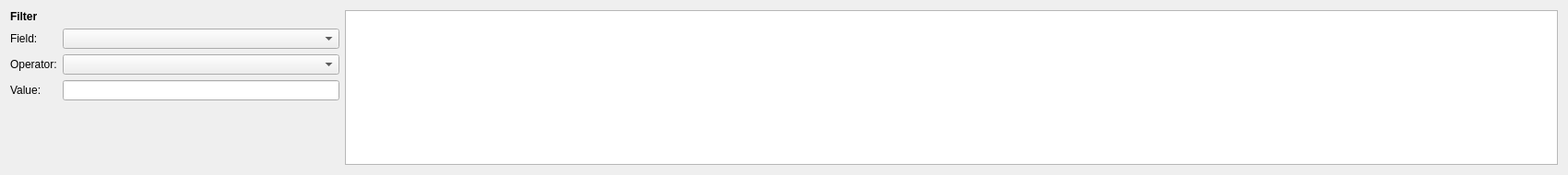
<?xml version="1.0" encoding="UTF-8"?>
<ui version="4.0">
 <class>FilterWidget</class>
 <widget class="QWidget" name="FilterWidget">
  <property name="geometry">
   <rect>
    <x>0</x>
    <y>0</y>
    <width>1700</width>
    <height>190</height>
   </rect>
  </property>
  <property name="windowTitle">
   <string>Filter</string>
  </property>
  <layout class="QHBoxLayout" name="horizontalLayout">
   <item>
    <layout class="QFormLayout" name="formLayout">
     <item row="1" column="0">
      <widget class="QLabel" name="label">
       <property name="text">
        <string>Field:</string>
       </property>
      </widget>
     </item>
     <item row="1" column="1">
      <widget class="QComboBox" name="field_combo">
       <property name="minimumSize">
        <size>
         <width>300</width>
         <height>0</height>
        </size>
       </property>
      </widget>
     </item>
     <item row="2" column="0">
      <widget class="QLabel" name="label_2">
       <property name="text">
        <string>Operator:</string>
       </property>
      </widget>
     </item>
     <item row="2" column="1">
      <widget class="QComboBox" name="operator_combo"/>
     </item>
     <item row="3" column="0">
      <widget class="QLabel" name="label_3">
       <property name="text">
        <string>Value:</string>
       </property>
      </widget>
     </item>
     <item row="3" column="1">
      <layout class="QVBoxLayout" name="value_layout">
       <item>
        <widget class="QLineEdit" name="value_line_edit">
         <property name="sizePolicy">
          <sizepolicy hsizetype="Preferred" vsizetype="Fixed">
           <horstretch>0</horstretch>
           <verstretch>0</verstretch>
          </sizepolicy>
         </property>
        </widget>
       </item>
      </layout>
     </item>
     <item row="0" column="0" colspan="2">
      <widget class="QLabel" name="label_4">
       <property name="font">
        <font>
         <weight>75</weight>
         <bold>true</bold>
        </font>
       </property>
       <property name="text">
        <string>Filter</string>
       </property>
      </widget>
     </item>
    </layout>
   </item>
   <item>
    <widget class="QListWidget" name="filter_box_list_widget">
     <property name="editTriggers">
      <set>QAbstractItemView::NoEditTriggers</set>
     </property>
     <property name="selectionMode">
      <enum>QAbstractItemView::ExtendedSelection</enum>
     </property>
     <property name="movement">
      <enum>QListView::Snap</enum>
     </property>
     <property name="spacing">
      <number>12</number>
     </property>
     <property name="viewMode">
      <enum>QListView::IconMode</enum>
     </property>
    </widget>
   </item>
  </layout>
 </widget>
 <resources/>
 <connections/>
</ui>
